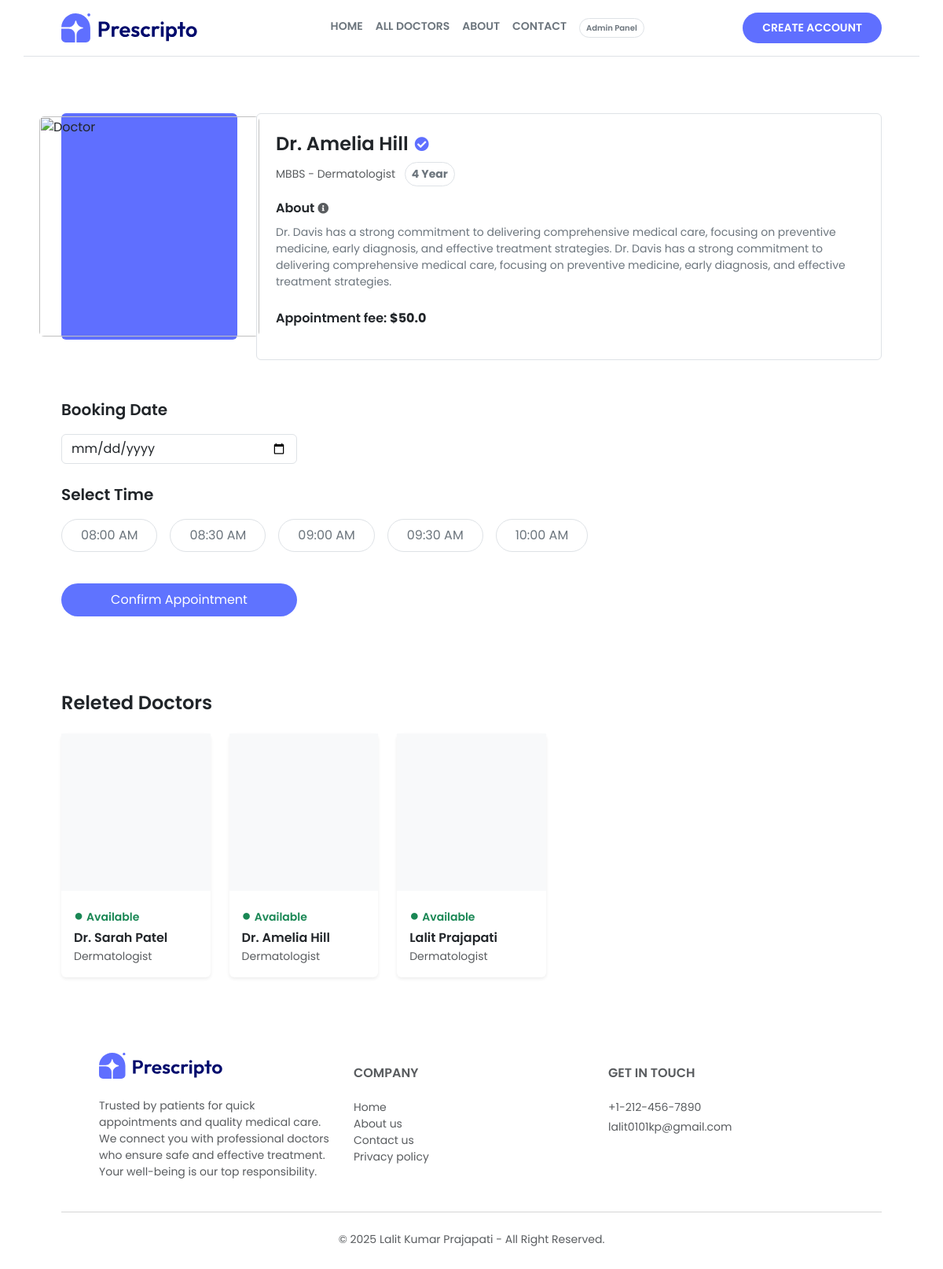
Before: /doctor_info/15/ with the older database file.
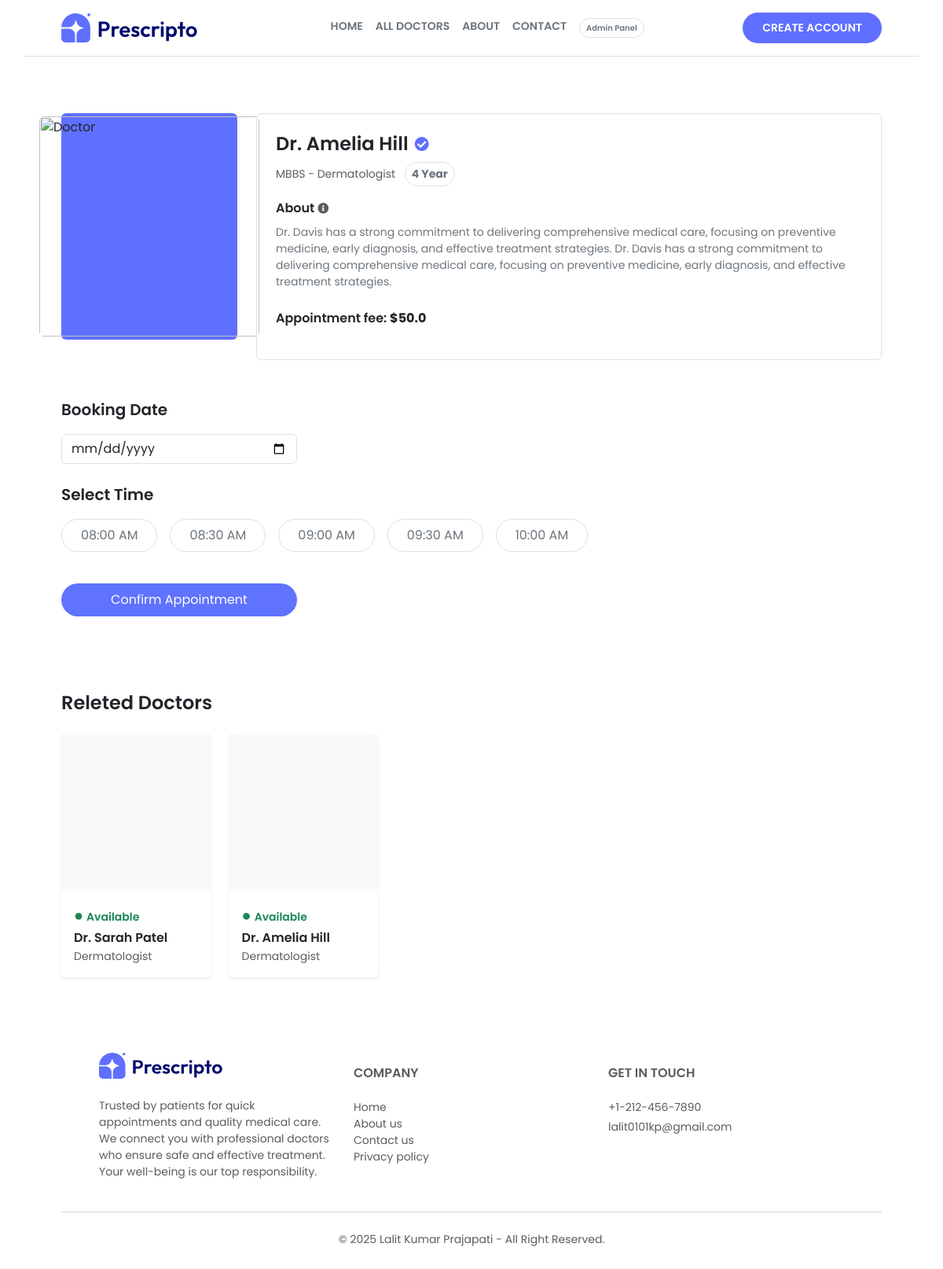
After: the same page with the newer database file.
### appointment/models.py (models this page shows, shortened)
class Doctor(models.Model):
    image = CloudinaryField('image', folder='doctor_image')
    name = models.CharField(max_length=100)
    email = models.EmailField()
    username = models.CharField(max_length=255, unique=True)
    password = models.CharField(max_length=100)
    experience = models.IntegerField()
    fees = models.FloatField()
    category = models.ForeignKey(Category, on_delete=models.CASCADE)
    degree = models.CharField(max_length=50)
    about = models.TextField()
    address = models.TextField()
    available = models.BooleanField(default=True)

class Category(models.Model):
    name = models.CharField(max_length=100)
    def __str__(self):
        return self.name

### appointment/views.py (the view)
# urls.py: path('doctor_info/<int:id>/', views.doctor_info, name='doctor_info'),
def doctor_info(request, id):
    doctor = Doctor.objects.get(id=id, available=True)
    releted_doctor = Doctor.objects.filter(category=doctor.category, available=True)[:10]
    return render(request, 'doctor_info.html', {'doctor': doctor, 'releted_doctor': releted_doctor})

### templates/doctor_info.html (shortened to what the changed rows need)
{% extends "layout.html" %}
{% load static %}
{% block contant %}
    <section class="mt-4">
        <div class="container p-5">
            <div class="d-flex flex-column flex-md-row gap-4">
                <div class="border rounded p-4 flex-fill">
                    <h2 class="h4 fw-semibold text-dark d-flex align-items-center gap-2">
                        {{ doctor.name }}
                        <span  style="color: rgb(95 111 255);" class='small'>
                            <i class="fas fa-check-circle small"></i>
                        </span>
                    </h2>
                    <p class="text-muted small mt-1 mb-3">
                        {{ doctor.degree }} - {{ doctor.category  }}
                        <span class="border rounded-pill px-2 py-1 ms-2 text-secondary fw-bold d-inline-block">{{ doctor.experience }}
                            Year</span>
                    </p>
                    <p class="fw-semibold text-dark d-flex align-items-center gap-1 mb-2">
                        About
                        <i class="fas fa-info-circle text-muted small"></i>
                    </p>
                    <p class="text-secondary small mb-4">
                        {{ doctor.about }}
                    </p>
                    <p class="fw-semibold text-dark">
                        Appointment fee: <span class="fw-bold">${{ doctor.fees }}</span>
                    </p>
                </div>
            </div>
            <div class='pt-5 mt-5'>
                <div class="row row-cols-2 row-cols-sm-5 g-4">
                    {% for doctor in releted_doctor %}
                    <div class="col" data-aos="fade-up" data-aos-delay="100">
                        <div class="card border-0 rounded shadow-sm h-100"
                            style="transition: all 0.3s ease;"
                            onmouseover="this.style.transform='translateY(-10px)'; this.style.boxShadow='0 15px 30px rgba(0,0,0,0.15)'"
                            onmouseout="this.style.transform='translateY(0px)'; this.style.boxShadow=''">
                            <div class="bg-light d-flex justify-content-center align-items-center overflow-hidden"
                                style="height: 200px;">
                            </div>
                            <div class="card-body pb-3 d-flex flex-column">
                                <p class="text-success small fw-semibold mb-1">
                                    <span class="me-1 fs-5">●</span>Available
                                </p>
                                <h6 class="card-title fw-semibold mb-1">
                                    {{ doctor.name }}
                                </h6>
                                <p class="text-muted small mb-0">
                                    {{ doctor.category }}
                                </p>
                            </div>
                        </div>
                    </div>
                    {% endfor %}
                </div>
            </div>
        </div>
    </section>
{% endblock %}

Changed rows visible on the page:
no longer on this page (row edited): Doctor: name "Lalit Prajapati", category "Dermatologist"
